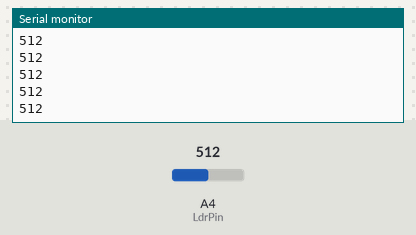
Simulated run of this sketch. Board: Arduino Uno, built with avr-gcc and run on an emulated ATmega328P. Shown: the last lines printed to the serial monitor. Inputs (shaded band) come from the test bench; at power-on: A4 (LdrPin) = 512.

Above: at 1.2 s.
1.3 s: A4 (LdrPin) set to 716
At 2.0 s:
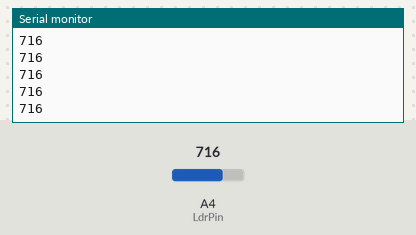
2.8 s: A4 (LdrPin) set to 900
At 3.3 s:
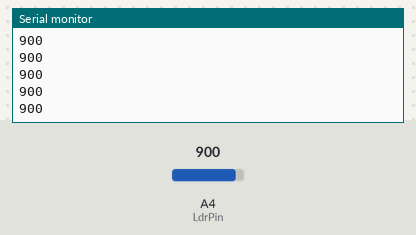
Timing chart, 0 to 5.8 s (numbered marks = the images above; inputs shaded):
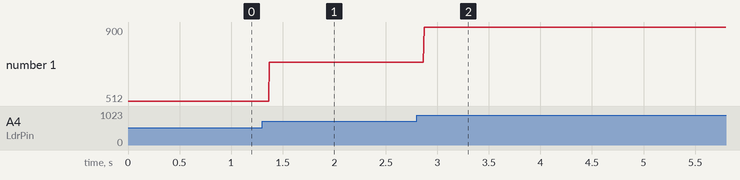

Measured:
- after the input at 1.3 s, the serial monitor: prints a new line after 0.07 s (image 1)
- after the input at 2.8 s, the serial monitor: prints a new line after 0.07 s (image 2)
- plotted number 1: 512 → 716 after the input at 1.3 s, 716 → 900 after the input at 2.8 s

The sketch:

Activity_Ldr-1.ino
```cpp
// Define pins.

int LdrPin = A4;


int value = 0;// Creates variables to hold the data we collect.


void setup()
{

Serial.begin(9600);// Turn the serial port on.


}

void loop()
{

// Read the input pin.
  value = analogRead(LdrPin);


  // Print the contents of the variable to the serial monitor.
  Serial.println(value);


}
```
